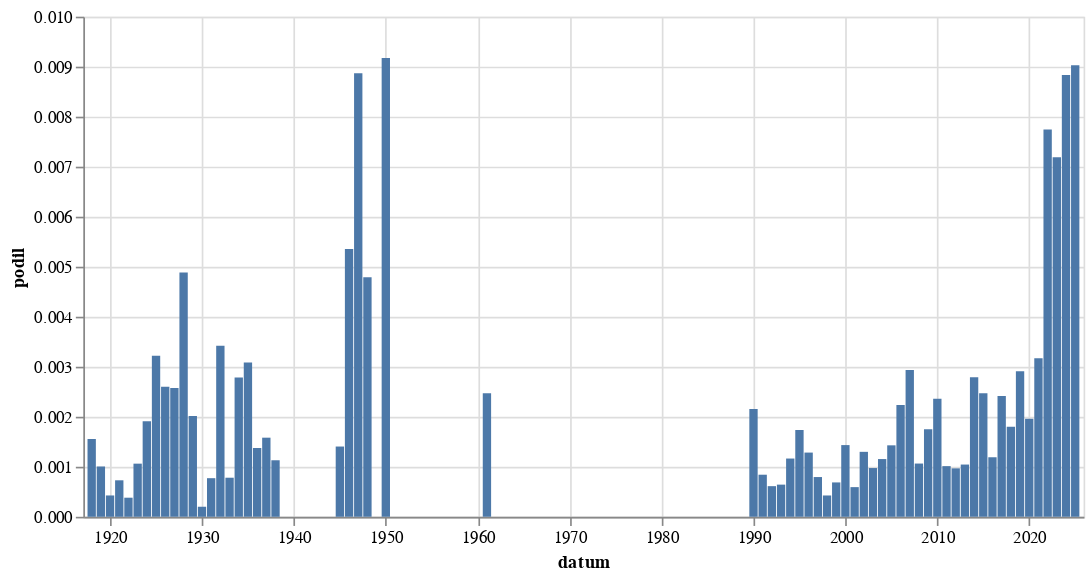

Notebook source saved alongside this figure:
### Code cell
alt.Chart(
    hledej("Zlín").to_pandas(),
    width = 600
).mark_bar(
).encode(
    alt.X('datum:T'),
    alt.Y('podil:Q')
)

### Figure 1 — Vega-Lite specification as saved in the notebook (floating-point values rounded to 4 significant figures)
{"config": {"view": {"continuousWidth": 300, "continuousHeight": 300}}, "data": {"name": "data-1e71dc7465bf3a5adbdc180cce2f6e76"}, "mark": {"type": "bar"}, "encoding": {"x": {"field": "datum", "type": "temporal"}, "y": {"field": "podil", "type": "quantitative"}}, "width": 600, "$schema": "https://vega.github.io/schema/vega-lite/v5.8.0.json", "datasets": {"data-1e71dc7465bf3a5adbdc180cce2f6e76": [{"datum": "1918-01-01T00:00:00", "text": 1, "text_right": 643, "podil": 0.001555, "co": "Zlín"}, {"datum": "1919-01-01T00:00:00", "text": 4, "text_right": 3978, "podil": 0.001006, "co": "Zlín"}, {"datum": "1920-01-01T00:00:00", "text": 2, "text_right": 4693, "podil": 0.0004262, "co": "Zlín"}, {"datum": "1921-01-01T00:00:00", "text": 4, "text_right": 5485, "podil": 0.0007293, "co": "Zlín"}, {"datum": "1922-01-01T00:00:00", "text": 2, "text_right": 5244, "podil": 0.0003814, "co": "Zlín"}, {"datum": "1923-01-01T00:00:00", "text": 4, "text_right": 3766, "podil": 0.001062, "co": "Zlín"}, {"datum": "1924-01-01T00:00:00", "text": 8, "text_right": 4191, "podil": 0.001909, "co": "Zlín"}, {"datum": "1925-01-01T00:00:00", "text": 10, "text_right": 3108, "podil": 0.003218, "co": "Zlín"}, {"datum": "1926-01-01T00:00:00", "text": 11, "text_right": 4228, "podil": 0.002602, "co": "Zlín"}, {"datum": "1927-01-01T00:00:00", "text": 11, "text_right": 4273, "podil": 0.002574, "co": "Zlín"}, {"datum": "1928-01-01T00:00:00", "text": 20, "text_right": 4096, "podil": 0.004883, "co": "Zlín"}, {"datum": "1929-01-01T00:00:00", "text": 5, "text_right": 2479, "podil": 0.002017, "co": "Zlín"}, {"datum": "1930-01-01T00:00:00", "text": 1, "text_right": 4987, "podil": 0.0002005, "co": "Zlín"}, {"datum": "1931-01-01T00:00:00", "text": 3, "text_right": 3888, "podil": 0.0007716, "co": "Zlín"}, {"datum": "1932-01-01T00:00:00", "text": 8, "text_right": 2339, "podil": 0.00342, "co": "Zlín"}, {"datum": "1933-01-01T00:00:00", "text": 2, "text_right": 2561, "podil": 0.0007809, "co": "Zlín"}, {"datum": "1934-01-01T00:00:00", "text": 6, "text_right": 2156, "podil": 0.002783, "co": "Zlín"}, {"datum": "1935-01-01T00:00:00", "text": 7, "text_right": 2268, "podil": 0.003086, "co": "Zlín"}, {"datum": "1936-01-01T00:00:00", "text": 3, "text_right": 2182, "podil": 0.001375, "co": "Zlín"}, {"datum": "1937-01-01T00:00:00", "text": 3, "text_right": 1897, "podil": 0.001581, "co": "Zlín"}, {"datum": "1938-01-01T00:00:00", "text": 1, "text_right": 885, "podil": 0.00113, "co": "Zlín"}, {"datum": "1945-01-01T00:00:00", "text": 1, "text_right": 712, "podil": 0.001404, "co": "Zlín"}, {"datum": "1946-01-01T00:00:00", "text": 15, "text_right": 2801, "podil": 0.005355, "co": "Zlín"}, {"datum": "1947-01-01T00:00:00", "text": 22, "text_right": 2481, "podil": 0.008867, "co": "Zlín"}, {"datum": "1948-01-01T00:00:00", "text": 12, "text_right": 2506, "podil": 0.004789, "co": "Zlín"}, {"datum": "1950-01-01T00:00:00", "text": 4, "text_right": 436, "podil": 0.009174, "co": "Zlín"}, {"datum": "1961-01-01T00:00:00", "text": 1, "text_right": 405, "podil": 0.002469, "co": "Zlín"}, {"datum": "1990-01-01T00:00:00", "text": 15, "text_right": 6961, "podil": 0.002155, "co": "Zlín"}, {"datum": "1991-01-01T00:00:00", "text": 11, "text_right": 13080, "podil": 0.000841, "co": "Zlín"}, {"datum": "1992-01-01T00:00:00", "text": 7, "text_right": 11434, "podil": 0.0006122, "co": "Zlín"}, {"datum": "1993-01-01T00:00:00", "text": 6, "text_right": 9337, "podil": 0.0006426, "co": "Zlín"}, {"datum": "1994-01-01T00:00:00", "text": 9, "text_right": 7730, "podil": 0.001164, "co": "Zlín"}, {"datum": "1995-01-01T00:00:00", "text": 16, "text_right": 9219, "podil": 0.001736, "co": "Zlín"}, {"datum": "1996-01-01T00:00:00", "text": 12, "text_right": 9349, "podil": 0.001284, "co": "Zlín"}, {"datum": "1997-01-01T00:00:00", "text": 13, "text_right": 16367, "podil": 0.0007943, "co": "Zlín"}, {"datum": "1998-01-01T00:00:00", "text": 5, "text_right": 11744, "podil": 0.0004257, "co": "Zlín"}, {"datum": "1999-01-01T00:00:00", "text": 14, "text_right": 20383, "podil": 0.0006868, "co": "Zlín"}, {"datum": "2000-01-01T00:00:00", "text": 34, "text_right": 23721, "podil": 0.001433, "co": "Zlín"}, {"datum": "2001-01-01T00:00:00", "text": 12, "text_right": 20242, "podil": 0.0005928, "co": "Zlín"}, {"datum": "2002-01-01T00:00:00", "text": 21, "text_right": 16173, "podil": 0.001298, "co": "Zlín"}, {"datum": "2003-01-01T00:00:00", "text": 21, "text_right": 21553, "podil": 0.0009743, "co": "Zlín"}, {"datum": "2004-01-01T00:00:00", "text": 23, "text_right": 19932, "podil": 0.001154, "co": "Zlín"}, {"datum": "2005-01-01T00:00:00", "text": 32, "text_right": 22401, "podil": 0.001429, "co": "Zlín"}, {"datum": "2006-01-01T00:00:00", "text": 31, "text_right": 13873, "podil": 0.002235, "co": "Zlín"}, {"datum": "2007-01-01T00:00:00", "text": 40, "text_right": 13633, "podil": 0.002934, "co": "Zlín"}, {"datum": "2008-01-01T00:00:00", "text": 15, "text_right": 14095, "podil": 0.001064, "co": "Zlín"}, {"datum": "2009-01-01T00:00:00", "text": 29, "text_right": 16552, "podil": 0.001752, "co": "Zlín"}, {"datum": "2010-01-01T00:00:00", "text": 30, "text_right": 12714, "podil": 0.00236, "co": "Zlín"}, {"datum": "2011-01-01T00:00:00", "text": 18, "text_right": 17776, "podil": 0.001013, "co": "Zlín"}, {"datum": "2012-01-01T00:00:00", "text": 14, "text_right": 14462, "podil": 0.0009681, "co": "Zlín"}, {"datum": "2013-01-01T00:00:00", "text": 10, "text_right": 9576, "podil": 0.001044, "co": "Zlín"}, {"datum": "2014-01-01T00:00:00", "text": 58, "text_right": 20807, "podil": 0.002788, "co": "Zlín"}, {"datum": "2015-01-01T00:00:00", "text": 53, "text_right": 21458, "podil": 0.00247, "co": "Zlín"}, {"datum": "2016-01-01T00:00:00", "text": 27, "text_right": 22689, "podil": 0.00119, "co": "Zlín"}, {"datum": "2017-01-01T00:00:00", "text": 44, "text_right": 18211, "podil": 0.002416, "co": "Zlín"}, {"datum": "2018-01-01T00:00:00", "text": 37, "text_right": 20550, "podil": 0.0018, "co": "Zlín"}, {"datum": "2019-01-01T00:00:00", "text": 72, "text_right": 24733, "podil": 0.002911, "co": "Zlín"}, {"datum": "2020-01-01T00:00:00", "text": 46, "text_right": 23475, "podil": 0.00196, "co": "Zlín"}, {"datum": "2021-01-01T00:00:00", "text": 63, "text_right": 19879, "podil": 0.003169, "co": "Zlín"}, {"datum": "2022-01-01T00:00:00", "text": 161, "text_right": 20784, "podil": 0.007746, "co": "Zlín"}, {"datum": "2023-01-01T00:00:00", "text": 176, "text_right": 24482, "podil": 0.007189, "co": "Zlín"}, {"datum": "2024-01-01T00:00:00", "text": 210, "text_right": 23773, "podil": 0.008834, "co": "Zlín"}, {"datum": "2025-01-01T00:00:00", "text": 113, "text_right": 12519, "podil": 0.009026, "co": "Zlín"}]}}
